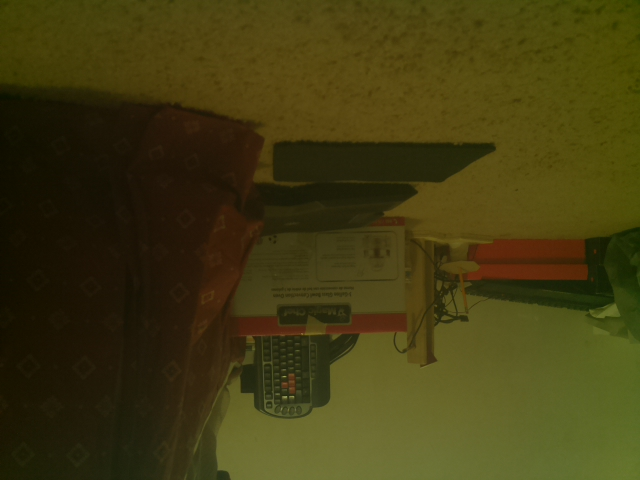
#> input picture College & University/Python/Electronic Project (Jimmy)/src/Tests/simple.jpg, 640 x 480 px
$ python 'Vision Test.py'
#> lines starting #> are read from the running program, lines starting #| are printed output that depends on the picture; after the words box and inside, x2 and y2 are one past the last pixel; in counts of white or black regions, pixels touching at a corner belong together
import numpy as np
import cv2
from matplotlib import pyplot as plt

img = cv2.imread('simple.jpg',0)
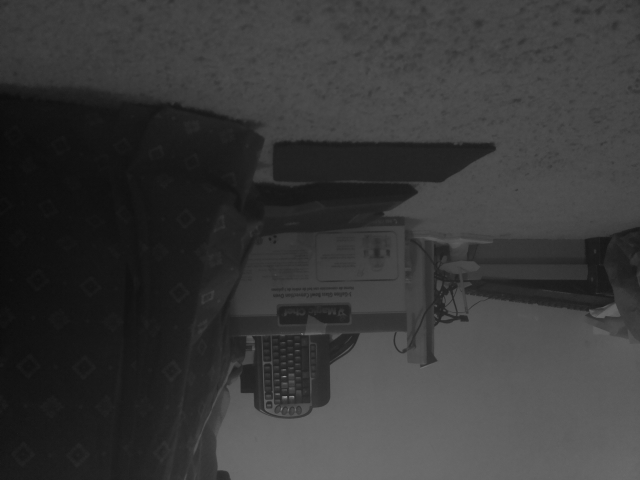
#> img: shape (480, 640); min 10, max 149, mean 56.2

# Initiate ORB detector
orb = cv2.ORB_create()

# find the keypoints with ORB
kp = orb.detect(img,None)
#> kp = 264 keypoints; strongest (x, y, size): (285, 397, 31), (284, 396, 37.2), (293, 396, 31), (284, 376, 31)

# compute the descriptors with ORB
kp, des = orb.compute(img, kp)

# draw only keypoints location,not size and orientation
img2 = cv2.drawKeypoints(img, kp, None, color=(0,255,0), flags=0)
plt.imshow(img2), plt.show()

####################################################################
filename = 'simple.jpg'
img = cv2.imread(filename)
#> img is the input picture: shape (480, 640, 3); mean B, G, R 17, 59.1, 65.7
gray = cv2.cvtColor(img,cv2.COLOR_BGR2GRAY)
gray = np.float32(gray)
dst = cv2.cornerHarris(gray,2,3,0.04)
#result is dilated for marking the corners, not important
dst = cv2.dilate(dst,None)
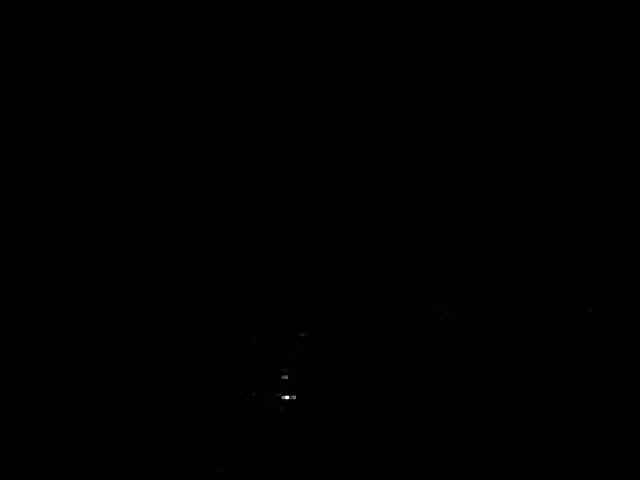
#> dst: shape (480, 640) float32; min -34073.8, max 7259766.5, mean 1331.3; drawn with min black and max white
# Threshold for an optimal value, it may vary depending on the image.
img[dst>0.01*dst.max()]=[0,0,255]
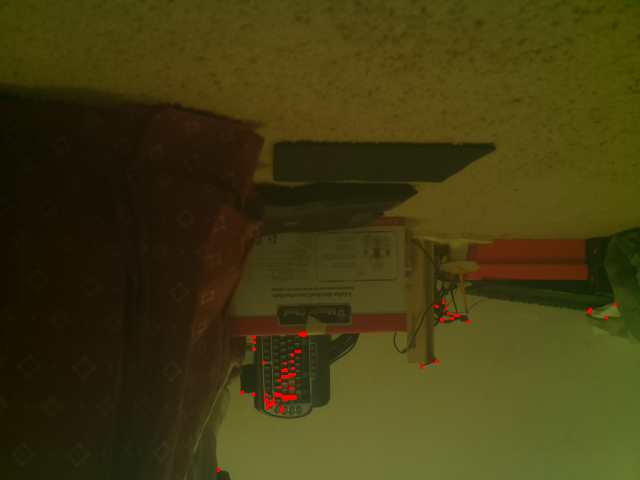
#> img: shape (480, 640, 3); 0.22% of pixels changed, all inside (x1, y1, x2, y2) = (217, 301, 617, 472)
cv2.imshow('dst',img)
if cv2.waitKey(0) & 0xff == 27:
#> (key Esc is pressed here)
    cv2.destroyAllWindows()
